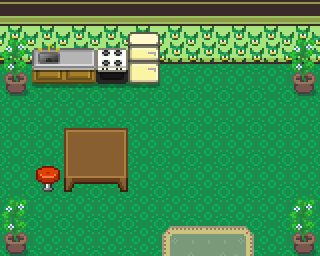

Rendered tile map (Tiled .tmx) drawn with the repository's tilesets; below, a short description and the map source with its tile grids summarised:
An orthogonal 10x8 tile map with 32x32 px tiles, 4 tile layers (Tile Layer 1, Tile Layer 2, Tile Layer 3, Above player), 3 tilesets and 11 objects (6x collision, 5x event).

<map version="1.8" tiledversion="1.8.0" orientation="orthogonal" renderorder="right-down" width="10" height="8" tilewidth="32" tileheight="32" infinite="0" nextlayerid="8" nextobjectid="72">
 <properties>
  <property name="edges" value="clamped" />
  <property name="inside" type="bool" value="true" />
  <property name="scenario" value="spyder" />
  <property name="slug" value="timber_house" />
  <property name="map_type" value="notype" />
 </properties>
 <tileset firstgid="1" source="../gfx/tilesets/core_indoor_floors.tsx" />
 <tileset firstgid="3865" source="../gfx/tilesets/core_indoor_walls.tsx" />
 <tileset firstgid="7729" source="../gfx/tilesets/core_set pieces.tsx" />
 <layer id="2" name="Tile Layer 1" width="10" height="8">
  <data>[80 cells, 80 non-empty, 3 distinct tile ids]</data>
 </layer>
 <layer id="3" name="Tile Layer 2" width="10" height="8">
  <data>[80 cells, 22 non-empty, 18 distinct tile ids]</data>
 </layer>
 <layer id="7" name="Tile Layer 3" width="10" height="8">
  <data>[80 cells, 4 non-empty, 4 distinct tile ids]</data>
 </layer>
 <layer id="4" name="Above player" width="10" height="8">
  <data>[80 cells, 2 non-empty, 1 distinct tile ids]</data>
 </layer>
 <objectgroup color="#ff0000" id="5" name="Collisions">
  <object id="60" type="collision" x="64" y="128" width="64" height="64" />
  <object id="63" type="collision" x="0" y="224" width="32" height="32" />
  <object id="64" type="collision" x="288" y="224" width="32" height="32" />
  <object id="65" type="collision" x="288" y="64" width="32" height="32" />
  <object id="67" type="collision" x="0" y="32" width="320" height="32" />
  <object id="68" type="collision" x="0" y="64" width="32" height="32" />
 </objectgroup>
 <objectgroup color="#ffff00" id="6" name="Events">
  <object id="69" name="Go Outside" type="event" x="192" y="224" width="32" height="32">
   <properties>
    <property name="act1" value="transition_teleport player,spyder_timber_town.tmx,19,37,0.3" />
    <property name="act2" value="char_face player,down" />
    <property name="cond1" value="is char_at player" />
    <property name="cond2" value="is char_facing player,down" />
   </properties>
  </object>
  <object id="30" name="Create Firefighter" type="event" x="32" y="160" width="32" height="32">
   <properties>
    <property name="act1" value="create_npc spyder_timberhouse_zed,1,5" />
    <property name="act2" value="char_face spyder_timberhouse_zed,right" />
    <property name="cond1" value="not char_exists spyder_timberhouse_zed" />
   </properties>
  </object>
  <object id="31" name="Talk Firefighter - No Chillimp" type="event" x="160" y="0" width="32" height="32">
   <properties>
    <property name="act1" value="translated_dialog spyder_timber_firefighter1" />
    <property name="act2" value="translated_dialog spyder_timber_firefighter_nochillimp" />
    <property name="behav1" value="talk spyder_timberhouse_zed" />
    <property name="cond1" value="not has_monster player,chillimp" />
    <property name="cond2" value="not variable_set fire_timber_hastraded:yes" />
   </properties>
  </object>
  <object id="32" name="Talk Firefighter - Has Chillimp" type="event" x="128" y="32" width="32" height="32">
   <properties>
    <property name="act1" value="translated_dialog spyder_timber_firefighter1" />
    <property name="act2" value="translated_dialog_choice yes:no,fire_timber_willtrade" />
    <property name="behav1" value="talk spyder_timberhouse_zed" />
    <property name="cond1" value="is has_monster player,chillimp" />
    <property name="cond2" value="not variable_set fire_timber_hastraded:yes" />
   </properties>
  </object>
  <object id="33" name="Talk Firefighter - Will Trade Chillimp" type="event" x="128" y="0" width="32" height="32">
   <properties>
    <property name="act1" value="translated_dialog spyder_timber_firefighter_willtrade" />
    <property name="act2" value="get_player_monster chillimp,slug,chillimp" />
    <property name="act3" value="trading chillimp,tikoal" />
    <property name="act4" value="set_variable fire_timber_hastraded:yes" />
    <property name="cond1" value="is has_monster player,chillimp" />
    <property name="cond2" value="is variable_set fire_timber_willtrade:yes" />
    <property name="cond3" value="not variable_set fire_timber_hastraded:yes" />
   </properties>
  </object>
 </objectgroup>
</map>
